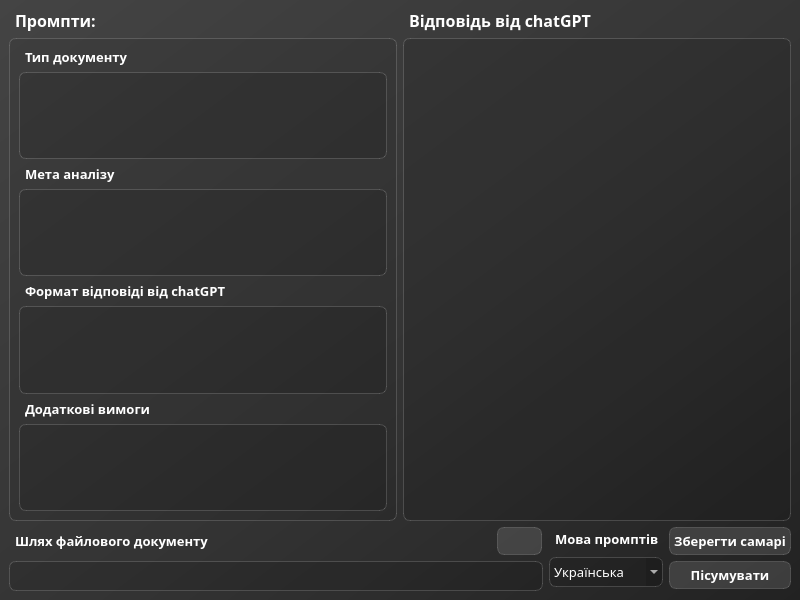
<?xml version="1.0" encoding="UTF-8"?>
<ui version="4.0">
 <class>MainWindow</class>
 <widget class="QMainWindow" name="MainWindow">
  <property name="geometry">
   <rect>
    <x>0</x>
    <y>0</y>
    <width>800</width>
    <height>600</height>
   </rect>
  </property>
  <property name="windowTitle">
   <string>Створити самарі з GPT</string>
  </property>
  <property name="windowIcon">
   <iconset>
    <normalon>:/icons/src/icons/summarize_black.svg</normalon>
   </iconset>
  </property>
  <widget class="QWidget" name="centralwidget">
   <property name="styleSheet">
    <string notr="true">QWidget {
	background-color: qlineargradient(spread:pad, x1:1, y1:1, x2:0, y2:0, stop:0 #222, stop:0.42 #333, stop:1 #444);
	font-family: Noto Sans SC;
	color: white;
	font-size: 10pt;
}

QFrame{
	background-color: rgba(255,255,255,30);
	border: 1px solid rgba(255,255,255,40);
	border-radius: 7px;
}

QLabel {
	font-weight: bold;
	background-color: none;
	border: none;
	margin-left: 2px;
}

QPushButton {
	background-color: rgba(255,255,255,30);
	border: 1px solid rgba(255,255,255,40);
	border-radius: 7px;
	font-weight: bold;
	padding: 4px;
}

QPushButton:hover {
	background-color: rgba(255,255,255,50);
}

QPushButton:pressed {
	background-color: rgba(255,255,255,80);
}

QLineEdit {
	background-color: rgba(0,0,0,30);
	border-radius: 7px;
	border: 1px solid rgba(255,255,255,40);
	padding: 4px;
}

QTextEdit {
	background-color: rgba(0,0,0,30);
	border-radius: 7px;
}

QComboBox {
	background-color: rgba(0,0,0,30);
	border-radius: 7px;
	border: 1px solid rgba(255,255,255,40);
	padding: 4px;
}

QToolTip {
	background-color: #444;
	border: #333;
	font-family: Noto Sans SC;
	color: white;
	font-size: 10pt;
}
</string>
   </property>
   <layout class="QVBoxLayout" name="verticalLayout_7">
    <item>
     <layout class="QHBoxLayout" name="horizontalLayout_3">
      <item>
       <layout class="QVBoxLayout" name="verticalLayout_5">
        <item>
         <widget class="QLabel" name="label">
          <property name="styleSheet">
           <string notr="true">font-size: 12pt;
margin-left: 0.2em;</string>
          </property>
          <property name="text">
           <string>Промпти:</string>
          </property>
         </widget>
        </item>
        <item>
         <widget class="QFrame" name="f_prompts">
          <property name="styleSheet">
           <string notr="true">#f_prompts{
	background-color:  rgba(0,0,0,20);
	border: 1px solid rgba(255,255,255,40);
	border-radius: 7px;
}</string>
          </property>
          <layout class="QVBoxLayout" name="verticalLayout_3">
           <item>
            <widget class="QLabel" name="label_2">
             <property name="text">
              <string>Тип документу</string>
             </property>
            </widget>
           </item>
           <item>
            <widget class="QTextEdit" name="te_prompt_1">
             <property name="sizePolicy">
              <sizepolicy hsizetype="Expanding" vsizetype="Maximum">
               <horstretch>0</horstretch>
               <verstretch>0</verstretch>
              </sizepolicy>
             </property>
            </widget>
           </item>
           <item>
            <widget class="QLabel" name="label_3">
             <property name="text">
              <string>Мета аналізу</string>
             </property>
            </widget>
           </item>
           <item>
            <widget class="QTextEdit" name="te_prompt_2"/>
           </item>
           <item>
            <widget class="QLabel" name="label_4">
             <property name="text">
              <string>Формат відповіді від chatGPT</string>
             </property>
            </widget>
           </item>
           <item>
            <widget class="QTextEdit" name="te_prompt_3"/>
           </item>
           <item>
            <widget class="QLabel" name="label_8">
             <property name="text">
              <string>Додаткові вимоги</string>
             </property>
            </widget>
           </item>
           <item>
            <widget class="QTextEdit" name="te_prompt_4"/>
           </item>
          </layout>
         </widget>
        </item>
       </layout>
      </item>
      <item>
       <layout class="QVBoxLayout" name="verticalLayout_4">
        <item>
         <widget class="QLabel" name="label_6">
          <property name="styleSheet">
           <string notr="true">font-size: 12pt;</string>
          </property>
          <property name="text">
           <string>Відповідь від chatGPT</string>
          </property>
         </widget>
        </item>
        <item>
         <widget class="QTextEdit" name="te_response">
          <property name="enabled">
           <bool>true</bool>
          </property>
          <property name="readOnly">
           <bool>true</bool>
          </property>
         </widget>
        </item>
       </layout>
      </item>
     </layout>
    </item>
    <item>
     <layout class="QHBoxLayout" name="horizontalLayout_2">
      <item>
       <layout class="QVBoxLayout" name="verticalLayout">
        <item>
         <layout class="QHBoxLayout" name="horizontalLayout">
          <item>
           <widget class="QLabel" name="label_5">
            <property name="sizePolicy">
             <sizepolicy hsizetype="Minimum" vsizetype="Preferred">
              <horstretch>0</horstretch>
              <verstretch>0</verstretch>
             </sizepolicy>
            </property>
            <property name="styleSheet">
             <string notr="true"/>
            </property>
            <property name="text">
             <string>Шлях файлового документу</string>
            </property>
           </widget>
          </item>
          <item>
           <widget class="QPushButton" name="btn_open_file">
            <property name="sizePolicy">
             <sizepolicy hsizetype="Maximum" vsizetype="Fixed">
              <horstretch>0</horstretch>
              <verstretch>0</verstretch>
             </sizepolicy>
            </property>
            <property name="toolTip">
             <string>&lt;html&gt;&lt;head/&gt;&lt;body&gt;&lt;p&gt;Відкрити файл&lt;/p&gt;&lt;/body&gt;&lt;/html&gt;</string>
            </property>
            <property name="whatsThis">
             <string/>
            </property>
            <property name="layoutDirection">
             <enum>Qt::LeftToRight</enum>
            </property>
            <property name="styleSheet">
             <string notr="true">padding: 0 0.5em;
margin-right: 1px;</string>
            </property>
            <property name="text">
             <string/>
            </property>
            <property name="icon">
             <iconset>
              <normalon>:/icons/src/icons/file_open_white.svg</normalon>
             </iconset>
            </property>
            <property name="iconSize">
             <size>
              <width>24</width>
              <height>24</height>
             </size>
            </property>
           </widget>
          </item>
         </layout>
        </item>
        <item>
         <widget class="QLineEdit" name="le_path">
          <property name="enabled">
           <bool>true</bool>
          </property>
          <property name="sizePolicy">
           <sizepolicy hsizetype="MinimumExpanding" vsizetype="Fixed">
            <horstretch>0</horstretch>
            <verstretch>0</verstretch>
           </sizepolicy>
          </property>
          <property name="readOnly">
           <bool>true</bool>
          </property>
         </widget>
        </item>
       </layout>
      </item>
      <item>
       <layout class="QVBoxLayout" name="verticalLayout_2">
        <item>
         <widget class="QLabel" name="label_7">
          <property name="sizePolicy">
           <sizepolicy hsizetype="Maximum" vsizetype="Maximum">
            <horstretch>0</horstretch>
            <verstretch>0</verstretch>
           </sizepolicy>
          </property>
          <property name="text">
           <string>&lt;html&gt;&lt;head/&gt;&lt;body&gt;&lt;p&gt;Мова промптів&lt;/p&gt;&lt;/body&gt;&lt;/html&gt;</string>
          </property>
         </widget>
        </item>
        <item>
         <widget class="QComboBox" name="cb_prompt_lang">
          <property name="sizePolicy">
           <sizepolicy hsizetype="Minimum" vsizetype="Fixed">
            <horstretch>0</horstretch>
            <verstretch>0</verstretch>
           </sizepolicy>
          </property>
          <property name="minimumSize">
           <size>
            <width>0</width>
            <height>0</height>
           </size>
          </property>
          <property name="styleSheet">
           <string notr="true"/>
          </property>
          <property name="editable">
           <bool>false</bool>
          </property>
          <property name="insertPolicy">
           <enum>QComboBox::InsertAtBottom</enum>
          </property>
          <property name="sizeAdjustPolicy">
           <enum>QComboBox::AdjustToMinimumContentsLengthWithIcon</enum>
          </property>
          <property name="iconSize">
           <size>
            <width>16</width>
            <height>16</height>
           </size>
          </property>
          <property name="placeholderText">
           <string/>
          </property>
          <property name="duplicatesEnabled">
           <bool>false</bool>
          </property>
          <property name="frame">
           <bool>false</bool>
          </property>
          <item>
           <property name="text">
            <string>Українська</string>
           </property>
          </item>
          <item>
           <property name="text">
            <string>English</string>
           </property>
          </item>
         </widget>
        </item>
       </layout>
      </item>
      <item>
       <layout class="QVBoxLayout" name="verticalLayout_6">
        <item>
         <widget class="QPushButton" name="btn_save_summary">
          <property name="toolTip">
           <string>&lt;html&gt;&lt;head/&gt;&lt;body&gt;&lt;p&gt;Вивключити останє самарі&lt;/p&gt;&lt;/body&gt;&lt;/html&gt;</string>
          </property>
          <property name="text">
           <string>Зберегти самарі</string>
          </property>
          <property name="checkable">
           <bool>false</bool>
          </property>
         </widget>
        </item>
        <item>
         <widget class="QPushButton" name="btn_summarize">
          <property name="sizePolicy">
           <sizepolicy hsizetype="Minimum" vsizetype="Fixed">
            <horstretch>0</horstretch>
            <verstretch>0</verstretch>
           </sizepolicy>
          </property>
          <property name="styleSheet">
           <string notr="true"/>
          </property>
          <property name="text">
           <string>Пісумувати</string>
          </property>
         </widget>
        </item>
       </layout>
      </item>
     </layout>
    </item>
   </layout>
  </widget>
 </widget>
 <resources>
  <include location="resources.qrc"/>
 </resources>
 <connections/>
</ui>
